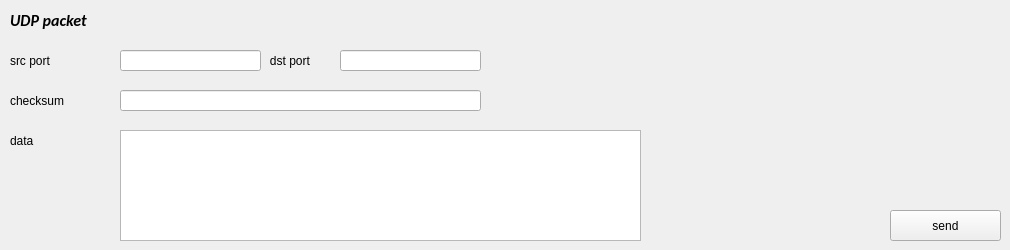
      <widget class="QWidget" name="UDP_page">
       <widget class="QLineEdit" name="udp_checksum">
        <property name="geometry">
         <rect>
          <x>120</x>
          <y>90</y>
          <width>361</width>
          <height>21</height>
         </rect>
        </property>
        <property name="readOnly">
         <bool>true</bool>
        </property>
       </widget>
       <widget class="QLabel" name="label_63">
        <property name="geometry">
         <rect>
          <x>10</x>
          <y>130</y>
          <width>71</width>
          <height>21</height>
         </rect>
        </property>
        <property name="text">
         <string>data</string>
        </property>
       </widget>
       <widget class="QLineEdit" name="udp_dst_port">
        <property name="geometry">
         <rect>
          <x>340</x>
          <y>50</y>
          <width>141</width>
          <height>21</height>
         </rect>
        </property>
       </widget>
       <widget class="QLabel" name="label_150">
        <property name="geometry">
         <rect>
          <x>10</x>
          <y>50</y>
          <width>91</width>
          <height>21</height>
         </rect>
        </property>
        <property name="text">
         <string>src port</string>
        </property>
       </widget>
       <widget class="QPushButton" name="udp_send">
        <property name="geometry">
         <rect>
          <x>890</x>
          <y>210</y>
          <width>111</width>
          <height>31</height>
         </rect>
        </property>
        <property name="text">
         <string>send</string>
        </property>
       </widget>
       <widget class="QLabel" name="label_71">
        <property name="geometry">
         <rect>
          <x>260</x>
          <y>50</y>
          <width>71</width>
          <height>21</height>
         </rect>
        </property>
        <property name="text">
         <string>   dst port</string>
        </property>
       </widget>
       <widget class="QTextEdit" name="udp_data">
        <property name="geometry">
         <rect>
          <x>120</x>
          <y>130</y>
          <width>521</width>
          <height>111</height>
         </rect>
        </property>
       </widget>
       <widget class="QLineEdit" name="udp_src_port">
        <property name="geometry">
         <rect>
          <x>120</x>
          <y>50</y>
          <width>141</width>
          <height>21</height>
         </rect>
        </property>
       </widget>
       <widget class="QLabel" name="label_106">
        <property name="geometry">
         <rect>
          <x>10</x>
          <y>90</y>
          <width>101</width>
          <height>21</height>
         </rect>
        </property>
        <property name="text">
         <string>checksum </string>
        </property>
       </widget>
       <widget class="QLabel" name="label_111">
        <property name="geometry">
         <rect>
          <x>10</x>
          <y>10</y>
          <width>221</width>
          <height>21</height>
         </rect>
        </property>
        <property name="font">
         <font>
          <family>Calibri</family>
          <pointsize>12</pointsize>
          <weight>75</weight>
          <italic>true</italic>
          <bold>true</bold>
         </font>
        </property>
        <property name="text">
         <string>UDP packet</string>
        </property>
       </widget>
      </widget>
